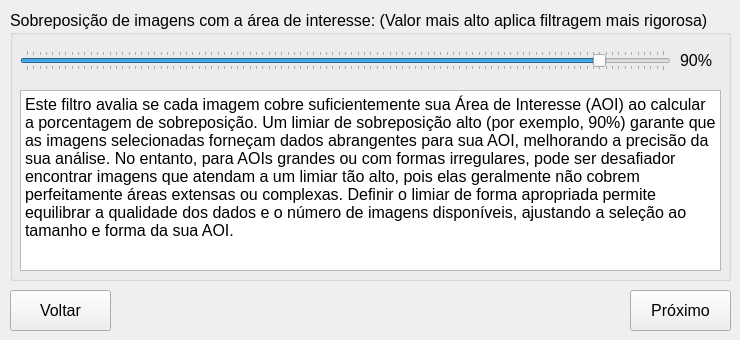
   <widget class="QWidget" name="tab_6">
    <attribute name="title">
     <string>Passo 6</string>
    </attribute>
    <widget class="QGroupBox" name="groupBox_14">
     <property name="geometry">
      <rect>
       <x>10</x>
       <y>10</y>
       <width>721</width>
       <height>271</height>
      </rect>
     </property>
     <property name="font">
      <font>
       <pointsize>12</pointsize>
      </font>
     </property>
     <property name="title">
      <string>Sobreposição de imagens com a área de interesse: (Valor mais alto aplica filtragem mais rigorosa)</string>
     </property>
     <widget class="QSlider" name="horizontalSlider_aio_cover">
      <property name="enabled">
       <bool>true</bool>
      </property>
      <property name="geometry">
       <rect>
        <x>10</x>
        <y>40</y>
        <width>651</width>
        <height>21</height>
       </rect>
      </property>
      <property name="autoFillBackground">
       <bool>false</bool>
      </property>
      <property name="minimum">
       <number>0</number>
      </property>
      <property name="maximum">
       <number>100</number>
      </property>
      <property name="pageStep">
       <number>5</number>
      </property>
      <property name="value">
       <number>90</number>
      </property>
      <property name="sliderPosition">
       <number>90</number>
      </property>
      <property name="orientation">
       <enum>Qt::Horizontal</enum>
      </property>
      <property name="tickPosition">
       <enum>QSlider::TicksBothSides</enum>
      </property>
     </widget>
     <widget class="QLabel" name="label_coverage">
      <property name="geometry">
       <rect>
        <x>670</x>
        <y>40</y>
        <width>51</width>
        <height>21</height>
       </rect>
      </property>
      <property name="text">
       <string>90%</string>
      </property>
     </widget>
     <widget class="QLabel" name="label_3">
      <property name="geometry">
       <rect>
        <x>120</x>
        <y>-40</y>
        <width>31</width>
        <height>21</height>
       </rect>
      </property>
      <property name="text">
       <string>90%</string>
      </property>
     </widget>
     <widget class="QPlainTextEdit" name="plainTextEdit_2">
      <property name="geometry">
       <rect>
        <x>10</x>
        <y>80</y>
        <width>701</width>
        <height>181</height>
       </rect>
      </property>
      <property name="plainText">
       <string>Este filtro avalia se cada imagem cobre suficientemente sua Área de Interesse (AOI) ao calcular a porcentagem de sobreposição. Um limiar de sobreposição alto (por exemplo, 90%) garante que as imagens selecionadas forneçam dados abrangentes para sua AOI, melhorando a precisão da sua análise. No entanto, para AOIs grandes ou com formas irregulares, pode ser desafiador encontrar imagens que atendam a um limiar tão alto, pois elas geralmente não cobrem perfeitamente áreas extensas ou complexas. Definir o limiar de forma apropriada permite equilibrar a qualidade dos dados e o número de imagens disponíveis, ajustando a seleção ao tamanho e forma da sua AOI.</string>
      </property>
     </widget>
    </widget>
    <widget class="QPushButton" name="QPushButton_next_3">
     <property name="geometry">
      <rect>
       <x>630</x>
       <y>290</y>
       <width>101</width>
       <height>41</height>
      </rect>
     </property>
     <property name="font">
      <font>
       <pointsize>12</pointsize>
      </font>
     </property>
     <property name="text">
      <string>Próximo</string>
     </property>
     <property name="icon">
      <iconset>
       <normaloff>icons8-forward-button-50.png</normaloff>icons8-forward-button-50.png</iconset>
     </property>
    </widget>
    <widget class="QPushButton" name="QPushButton_back_3">
     <property name="enabled">
      <bool>true</bool>
     </property>
     <property name="geometry">
      <rect>
       <x>10</x>
       <y>290</y>
       <width>101</width>
       <height>41</height>
      </rect>
     </property>
     <property name="font">
      <font>
       <pointsize>12</pointsize>
      </font>
     </property>
     <property name="text">
      <string>Voltar</string>
     </property>
     <property name="icon">
      <iconset>
       <normaloff>icons8-back-button-50.png</normaloff>icons8-back-button-50.png</iconset>
     </property>
    </widget>
    <widget class="QLabel" name="label">
     <property name="geometry">
      <rect>
       <x>10</x>
       <y>190</y>
       <width>111</width>
       <height>21</height>
      </rect>
     </property>
     <property name="text">
      <string />
     </property>
    </widget>
   </widget>
